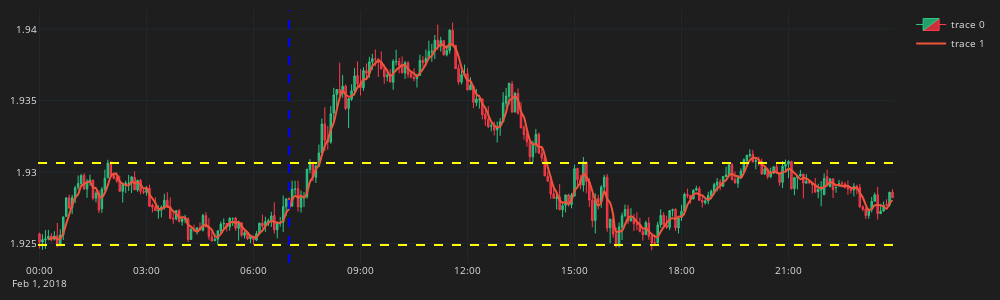

Notebook source saved alongside this figure:
### Code cell
create_candle_plot(df_day, range=(range_max, range_min), start=london_start_time)

### Figure 1 — Plotly figure (JSON) as saved in the notebook; plotly's stock layout.template omitted (floating-point values rounded to 4 significant figures; data arrays with more than 128 entries replaced by an {"elided": "..."} marker saying what was removed)
{"data": [{"close": {"elided": "288 float values"}, "decreasing": {"fillcolor": "#CC2E3C", "line": {"color": "#FF3A4C"}}, "high": {"elided": "288 float values"}, "increasing": {"fillcolor": "#24A06B", "line": {"color": "#2EC886"}}, "line": {"width": 1}, "low": {"elided": "288 float values"}, "opacity": 1, "open": {"elided": "288 float values"}, "type": "candlestick", "x": {"elided": "288 str values"}}, {"line": {"shape": "spline", "width": 2}, "type": "scatter", "x": {"elided": "288 str values"}, "y": {"elided": "288 float values"}}], "layout": {"font": {"color": "#e1e1e1", "size": 10}, "height": 300, "margin": {"b": 10, "l": 10, "r": 10, "t": 10}, "paper_bgcolor": "#1e1e1e", "plot_bgcolor": "#1e1e1e", "shapes": [{"line": {"color": "yellow", "dash": "dash", "width": 2}, "type": "line", "x0": 0, "x1": 1, "xref": "x domain", "y0": 1.931, "y1": 1.931, "yref": "y"}, {"line": {"color": "yellow", "dash": "dash", "width": 2}, "type": "line", "x0": 0, "x1": 1, "xref": "x domain", "y0": 1.925, "y1": 1.925, "yref": "y"}, {"line": {"color": "blue", "dash": "dash", "width": 2}, "type": "line", "x0": "2018-02-01T07:00:00+00:00", "x1": "2018-02-01T07:00:00+00:00", "xref": "x", "y0": 0, "y1": 1, "yref": "y domain"}], "width": 1000, "xaxis": {"fixedrange": true, "gridcolor": "#1f292f", "rangeslider": {"visible": false}, "showgrid": true}, "yaxis": {"gridcolor": "#1f292f", "showgrid": true}}}
